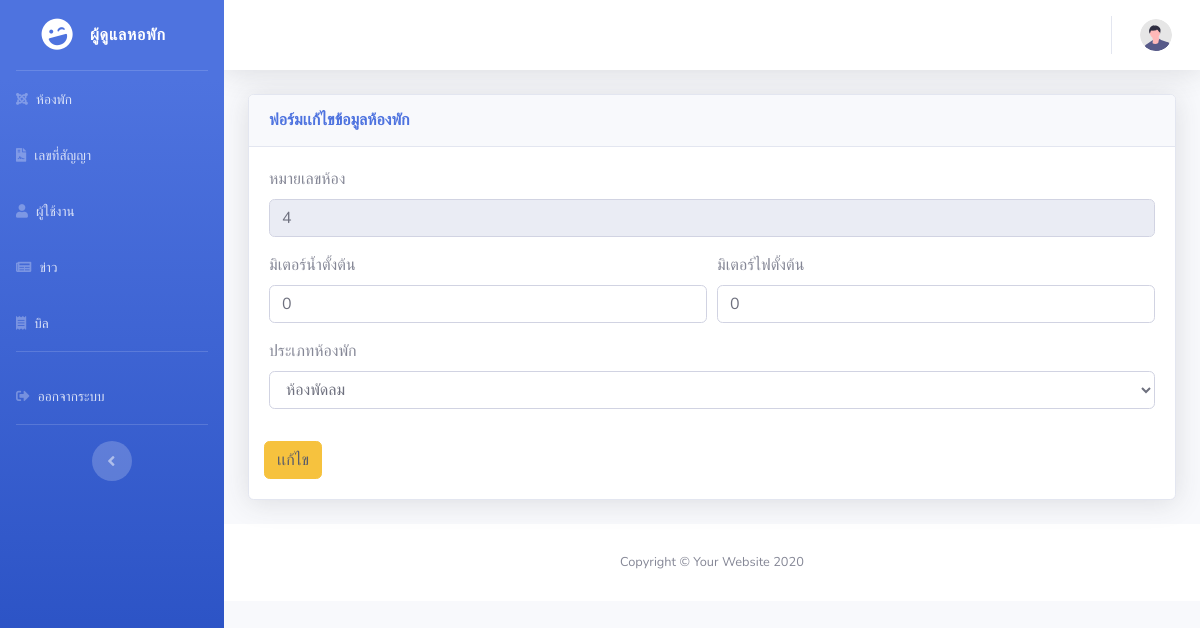
The app's page /admin/edit_room.php?room_id=4 (signed in) with its own data.
### tables this page shows
CREATE TABLE `room` (
  `room_id` int(11) NOT NULL COMMENT 'หมายเลขห้องพัก',
  `room_status` varchar(20) NOT NULL DEFAULT '0' COMMENT 'สถานะห้องพัก 0 ว่าง 1 ไม่ว่าง',
  `meters_water` int(11) NOT NULL COMMENT 'มิเตอร์น้ำตั้งต้น',
  `meters_light` int(11) NOT NULL COMMENT 'มิเตอร์ไฟตั้งต้น',
  `room_tid` int(11) NOT NULL COMMENT 'รหัสประเภทห้องพัก'
);

CREATE TABLE `roomtype` (
  `room_tid` int(11) NOT NULL COMMENT 'รหัสประเภทห้องพัก',
  `room_tname` varchar(100) NOT NULL COMMENT 'ประเภทห้องพัก',
  `room_tprice` int(11) NOT NULL COMMENT 'ราคาห้องพัก',
  `price_water` int(11) NOT NULL COMMENT 'ค่าน้ำต่อหน่วย',
  `price_light` int(11) NOT NULL COMMENT 'ค่าไฟต่อหน่วย'
);

### admin/edit_room.php (the view, shortened to what this page needs)
<?php
if (isset($_SESSION["aid"])) {
    if (isset($_GET["room_id"])) {
        $room_id = $_GET["room_id"];
        ?>
<!DOCTYPE html>
<html lang="en">
<head>
    <link href="vendor/fontawesome-free/css/all.min.css" rel="stylesheet" type="text/css">
    <link href="css/sb-admin-2.min.css" rel="stylesheet">
    <link href="vendor/datatables/dataTables.bootstrap4.min.css" rel="stylesheet">
</head>
<body id="page-top">
    <div id="wrapper">
        <?php include_once "./sidebar.php";?>
        <div id="content-wrapper" class="d-flex flex-column">
            <div id="content">
                <?php include_once "./navbar.php";?>
                <div class="container-fluid">
                    <div class="card shadow mb-4">
                        <div class="card-header py-3">
                            <h6 class="m-0 font-weight-bold text-primary">ฟอร์มเเก้ไขข้อมูลห้องพัก</h6>
                        </div>
                        <div class="card-body">
                            <?php
include_once "./configs/connectDB.php";
        $sql_r = "SELECT * FROM `room` WHERE room_id='$room_id';";
        $result_r = mysqli_query($conn, $sql_r);
        while ($data_r = mysqli_fetch_assoc($result_r)) {
            ?>
                            <form action="" method="post">
                                <div class="form-row">
                                    <div class="form-group col-md-12">
                                        <label for="inputAddress">หมายเลขห้อง</label>
                                        <input type="text" readonly required name="room_id"
                                            value="<?=$data_r["room_id"]?>" class="form-control"
                                            placeholder="หมายเลขห้องห้ามซ้ำกัน เช่น a53 b59">
                                    </div>
                                    <div class="form-group col-md-6">
                                        <label for="inputAddress">มิเตอร์น้ำตั้งต้น</label>
                                        <input type="number" min="0" value="<?=$data_r["meters_water"]?>"
                                            name="meters_water" required class="form-control">
                                    </div>
                                    <div class="form-group col-md-6">
                                        <label for="inputAddress">มิเตอร์ไฟตั้งต้น</label>
                                        <input type="number" min="0" value="<?=$data_r["meters_light"]?>"
                                            name="meters_light" required class="form-control">
                                    </div>
                                    <div class="form-group col-md-12">
                                        <div class="form-group">
                                            <label for="inputAddress">ประเภทห้องพัก</label>
                                            <select class="form-control" name="room_tid">
                                                <?php
            $sql = "SELECT * FROM roomtype";
            $result = mysqli_query($conn, $sql);
            while ($data = mysqli_fetch_assoc($result)) {?>
                                                <option value="<?=$data["room_tid"]?>" <?php
if ($data_r["room_tid"] == $data["room_tid"]) {
                echo "selected";
            }
                ?>><?=$data["room_tname"]?></option>
                                                <?php
}
            ?>
                                            </select>
                                        </div>
                                    </div>
                                    <button type="submit" name="updateRoomSubmit"
                                        class="btn btn-warning text-dark">เเก้ไข
                                    </button>
                            </form>
                            <?php
}
        ?>
                        </div>
                    </div>
                </div>
            </div>
            <?php
include_once "./footer.php";
        ?>
        </div>
    </div>
</body>
</html>
<?php
}
} else {
    echo "<script>";
    echo "location = './login.php';";
    echo "</script>";
}
?>

### records on screen
room: room_id "4", meters_water "0", meters_light "0", room_tid "ห้องพัดลม"
